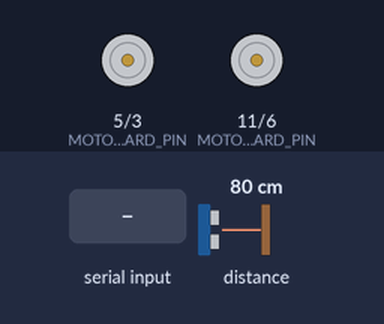
A sketch run on a simulated Arduino Uno, built with avr-gcc and run on an emulated ATmega328P. Parts: motor-driver pin pairs drawn as motors (green arrow = first pin HIGH = forward, orange = second pin HIGH = backward, longer = more drive). Inputs (shaded band) come from the test bench; at power-on: distance to the obstacle 80 cm. What the sketch prints to the serial monitor is not drawn.

Above: at 1.2 s.
1.3 s: "I" received over Serial
At 2.5 s:
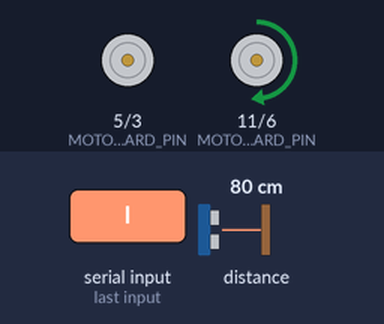
2.8 s: "E" received over Serial
At 4.0 s:
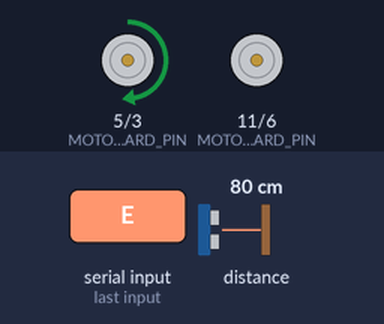
4.3 s: "F" received over Serial
At 5.3 s:
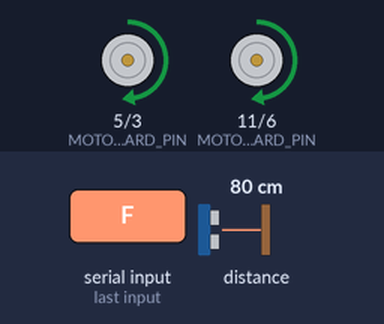
Timing chart, 0 to 7.3 s (numbered marks = the images above; inputs shaded):
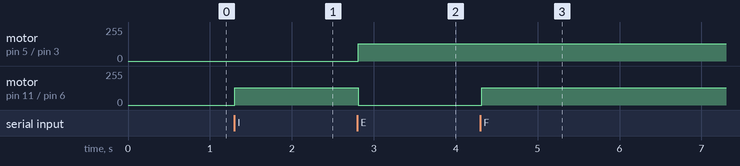

The sketch:

Test_wall_following__no_class_.ino
```cpp
#define MOTORS_LEFT_BACKWARD_PIN 6
#define MOTORS_LEFT_FORWARD_PIN 11
#define MOTORS_RIGHT_BACKWARD_PIN 3
#define MOTORS_RIGHT_FORWARD_PIN 5
char answer;

int IDEAL_DISTANCE_MIN = 150;
int IDEAL_DISTANCE_MAX = 155;

#include <Wire.h>
#include <VL53L1X.h>

VL53L1X sensor;

void setup()
{
  pinMode(MOTORS_LEFT_BACKWARD_PIN, OUTPUT);
  pinMode(MOTORS_LEFT_FORWARD_PIN, OUTPUT);
  pinMode(MOTORS_RIGHT_BACKWARD_PIN, OUTPUT);
  pinMode(MOTORS_RIGHT_FORWARD_PIN, OUTPUT);
  Serial.begin(115200);
  Wire.begin();
  Wire.setClock(400000); // use 400 kHz I2C

  sensor.setTimeout(500);

}

void move_forward() {
    analogWrite(MOTORS_LEFT_FORWARD_PIN, 128);
    analogWrite(MOTORS_RIGHT_FORWARD_PIN, 128);
    analogWrite(MOTORS_RIGHT_BACKWARD_PIN, 0);
    analogWrite(MOTORS_LEFT_BACKWARD_PIN, 0);
}

void turn_slightly_left() {
    analogWrite(MOTORS_LEFT_FORWARD_PIN, 0); //maybe 50
    analogWrite(MOTORS_LEFT_BACKWARD_PIN, 0);
    analogWrite(MOTORS_RIGHT_FORWARD_PIN, 128);
    analogWrite(MOTORS_RIGHT_BACKWARD_PIN, 0);
}

void turn_slightly_right() {
    analogWrite(MOTORS_LEFT_FORWARD_PIN, 128);
    analogWrite(MOTORS_LEFT_BACKWARD_PIN, 0);
    analogWrite(MOTORS_RIGHT_FORWARD_PIN, 0); //maybe 50
    analogWrite(MOTORS_RIGHT_BACKWARD_PIN, 0);
}

void sensormeasurement() {
  if (!sensor.init())
  {
    Serial.println("Failed to detect and initialize sensor!");
    while (1);
  }

  // Use long distance mode and allow up to 50000 us (50 ms) for a measurement.
  // You can change these settings to adjust the performance of the sensor, but
  // the minimum timing budget is 20 ms for short distance mode and 33 ms for
  // medium and long distance modes. See the VL53L1X datasheet for more
  // information on range and timing limits.
  //Long: 360cm; Medium: 290cm; Short: 136cm
  sensor.setDistanceMode(VL53L1X::Short); //Changed from Long, in case the program crashes tomorrow, change that!
  sensor.setMeasurementTimingBudget(50000);

  // Start continuous readings at a rate of one measurement every 50 ms (the
  // inter-measurement period). This period should be at least as long as the
  // timing budget.
  //that's the one we need to change for timing!!!! Was set to 5 in the beginning!!!
  sensor.startContinuous(50);

  sensor.read();

  //Serial.print("range: ");
  Serial.print(sensor.ranging_data.range_mm);
  /*Serial.print("\tstatus: ");
  Serial.print(VL53L1X::rangeStatusToString(sensor.ranging_data.range_status));
  Serial.print("\tpeak signal: ");
  Serial.print(sensor.ranging_data.peak_signal_count_rate_MCPS);
  Serial.print("\tambient: ");
  Serial.print(sensor.ranging_data.ambient_count_rate_MCPS);*/

  Serial.println();
}

void loop() {
  sensormeasurement();
  if (Serial.available() > 0) {
    answer = Serial.read();
    switch (answer)
    {
      case 'I':
      turn_slightly_right();
      break;

      case 'E':
      turn_slightly_left();
      break;

      case 'F':
      move_forward();
      break;

      default:
      break;
    }
  }
  /*if (sensor.ranging_data.range_mm > IDEAL_DISTANCE) {
    turn_slightly_right();
    Serial.println("Turning right");
  }
  else if (sensor.ranging_data.range_mm < IDEAL_DISTANCE) {
    turn_slightly_left();
    Serial.println("Turning left");
  }
  else {
    move_forward();
    Serial.println("Moving forward");
  }
  */
}
```

Measured:
- after the input at 1.3 s, motor on pin 11 (MOTORS_LEFT_FORWARD_PIN) / pin 6 (MOTORS_LEFT_BACKWARD_PIN): stopped → forward 128/255 at once
- after the input at 2.8 s, motor on pin 5 (MOTORS_RIGHT_FORWARD_PIN) / pin 3 (MOTORS_RIGHT_BACKWARD_PIN): stopped → forward 128/255 at once; motor on pin 11 (MOTORS_LEFT_FORWARD_PIN) / pin 6 (MOTORS_LEFT_BACKWARD_PIN): forward 128/255 → stopped at once
- after the input at 4.3 s, motor on pin 11 (MOTORS_LEFT_FORWARD_PIN) / pin 6 (MOTORS_LEFT_BACKWARD_PIN): stopped → forward 128/255 at once
